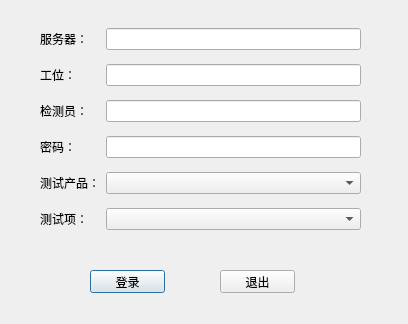
<?xml version="1.0" encoding="UTF-8"?>
<ui version="4.0">
 <class>Dialog</class>
 <widget class="QDialog" name="Dialog">
  <property name="windowModality">
   <enum>Qt::WindowModal</enum>
  </property>
  <property name="enabled">
   <bool>true</bool>
  </property>
  <property name="geometry">
   <rect>
    <x>0</x>
    <y>0</y>
    <width>408</width>
    <height>324</height>
   </rect>
  </property>
  <property name="sizePolicy">
   <sizepolicy hsizetype="Fixed" vsizetype="Fixed">
    <horstretch>0</horstretch>
    <verstretch>0</verstretch>
   </sizepolicy>
  </property>
  <property name="contextMenuPolicy">
   <enum>Qt::PreventContextMenu</enum>
  </property>
  <property name="acceptDrops">
   <bool>false</bool>
  </property>
  <property name="windowTitle">
   <string>请登录并选择测试内容</string>
  </property>
  <property name="sizeGripEnabled">
   <bool>false</bool>
  </property>
  <property name="modal">
   <bool>true</bool>
  </property>
  <widget class="QPushButton" name="loginButton">
   <property name="geometry">
    <rect>
     <x>90</x>
     <y>270</y>
     <width>75</width>
     <height>23</height>
    </rect>
   </property>
   <property name="text">
    <string>登录</string>
   </property>
   <property name="default">
    <bool>true</bool>
   </property>
  </widget>
  <widget class="QPushButton" name="exitButton">
   <property name="geometry">
    <rect>
     <x>220</x>
     <y>270</y>
     <width>75</width>
     <height>23</height>
    </rect>
   </property>
   <property name="text">
    <string>退出</string>
   </property>
  </widget>
  <widget class="QWidget" name="layoutWidget">
   <property name="geometry">
    <rect>
     <x>40</x>
     <y>20</y>
     <width>321</width>
     <height>221</height>
    </rect>
   </property>
   <layout class="QGridLayout" name="gridLayout">
    <item row="0" column="0">
     <widget class="QLabel" name="label_6">
      <property name="text">
       <string>服务器：</string>
      </property>
     </widget>
    </item>
    <item row="0" column="1">
     <widget class="QLineEdit" name="serverIp"/>
    </item>
    <item row="1" column="0">
     <widget class="QLabel" name="label">
      <property name="text">
       <string>工位：</string>
      </property>
     </widget>
    </item>
    <item row="1" column="1">
     <widget class="QLineEdit" name="workbay">
      <property name="readOnly">
       <bool>false</bool>
      </property>
     </widget>
    </item>
    <item row="2" column="0">
     <widget class="QLabel" name="label_2">
      <property name="text">
       <string>检测员：</string>
      </property>
     </widget>
    </item>
    <item row="2" column="1">
     <widget class="QLineEdit" name="testor"/>
    </item>
    <item row="3" column="0">
     <widget class="QLabel" name="label_3">
      <property name="text">
       <string>密码：</string>
      </property>
     </widget>
    </item>
    <item row="3" column="1">
     <widget class="QLineEdit" name="password">
      <property name="echoMode">
       <enum>QLineEdit::Password</enum>
      </property>
     </widget>
    </item>
    <item row="4" column="0">
     <widget class="QLabel" name="label_4">
      <property name="text">
       <string>测试产品：</string>
      </property>
     </widget>
    </item>
    <item row="4" column="1">
     <widget class="QComboBox" name="product"/>
    </item>
    <item row="5" column="0">
     <widget class="QLabel" name="label_5">
      <property name="text">
       <string>测试项：</string>
      </property>
     </widget>
    </item>
    <item row="5" column="1">
     <widget class="QComboBox" name="testsuite"/>
    </item>
   </layout>
  </widget>
 </widget>
 <tabstops>
  <tabstop>testor</tabstop>
  <tabstop>password</tabstop>
  <tabstop>product</tabstop>
  <tabstop>testsuite</tabstop>
  <tabstop>loginButton</tabstop>
  <tabstop>serverIp</tabstop>
  <tabstop>workbay</tabstop>
  <tabstop>exitButton</tabstop>
 </tabstops>
 <resources/>
 <connections/>
</ui>
